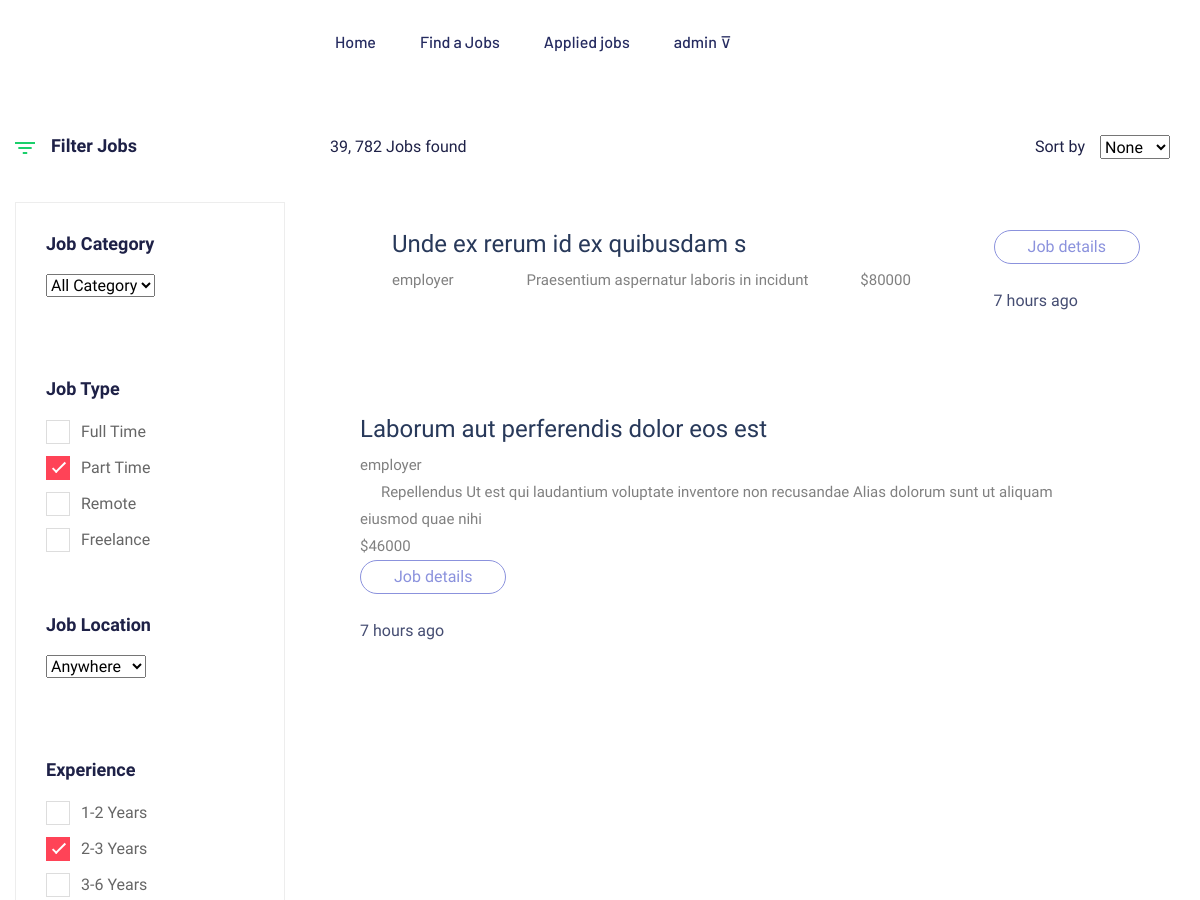
Page /candidate/jobs/all/ (signed in, upper part) on the earlier database version.
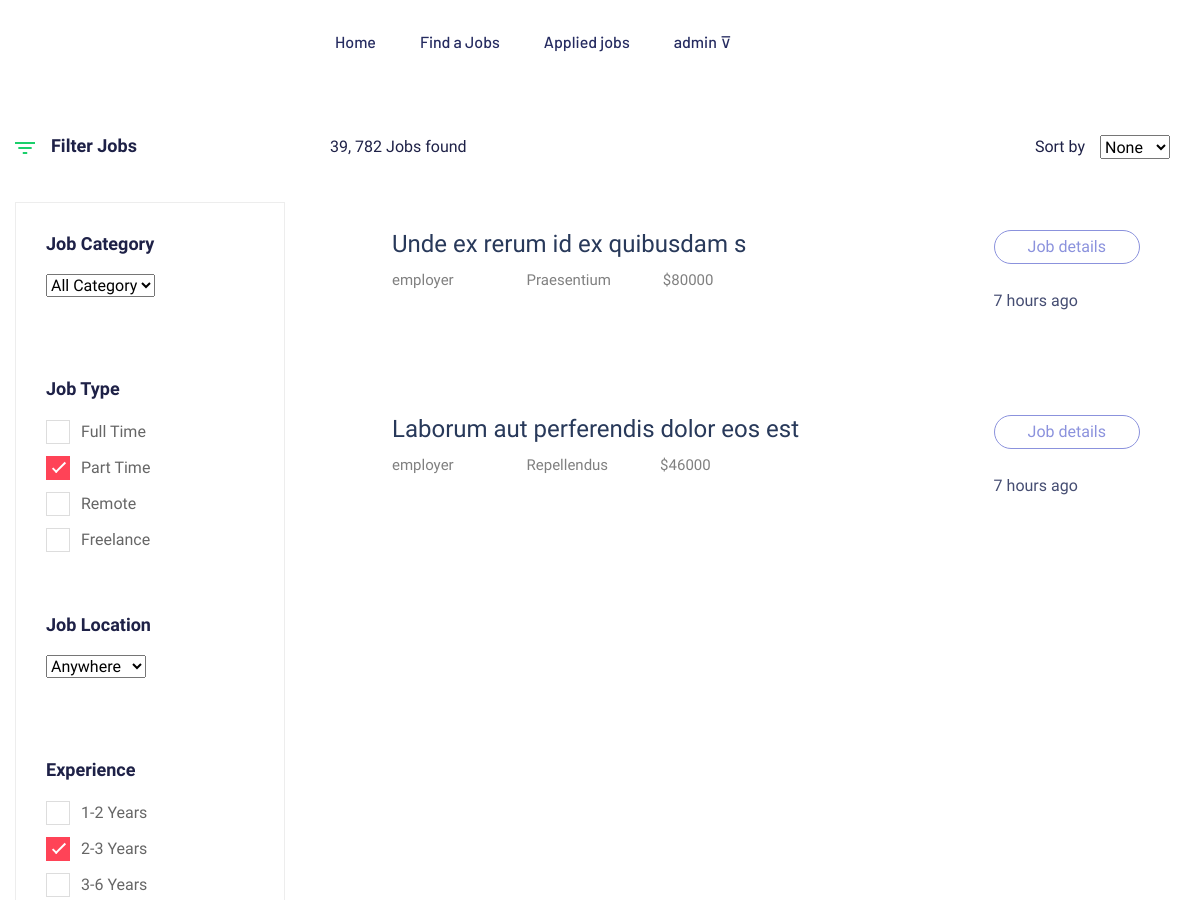
Same page on the later database version.
### employer/models.py (models this page shows, shortened)
class Jobs(models.Model):
    job_title = models.CharField(max_length=120)
    company = models.ForeignKey(CustomUser, on_delete=models.CASCADE)
    location = models.CharField(max_length=120)
    salary = models.PositiveIntegerField(null=True)
    experience = models.PositiveIntegerField(default=0)
    created_date = models.DateField(auto_now_add=True)
    last_date = models.DateField(null=True)
    is_active = models.BooleanField(default=True)

class CustomUser(AbstractUser):
    options = (
        ("employer", 'Employer'),
        ("candidate", "Candidate")
    )
    role = models.CharField(max_length=120, choices=options, default="candidate")

### candidate/views.py (the view)
# urls.py: path('jobs/all/', views.CandidateJobListView.as_view(), name="jobs-list"),
@method_decorator(signin_required, name='dispatch')
class CandidateJobListView(ListView):
    model = Jobs
    context_object_name = "jobs"
    template_name = "candidate/job_list.html"
    def get_queryset(self):
        return self.model.objects.filter(is_active=True).order_by("-created_date")

### candidate/templates/candidate/job_list.html (shortened to what the changed rows need)
{% extends 'candidate/base.html' %}
{% load static %}
{% block content %}
<main>
    <div class="job-listing-area pt-50 pb-120">
        <div class="container">
            <div class="row">
                <div class="col-xl-9 col-lg-9 col-md-8">
                    <section class="featured-job-area">
                        <div class="container">
                            {% for job in jobs %}
                            <div class="single-job-items mb-30">
                                <div class="job-items">
                                    <div class="company-img">
                                    </div>
                                    <div class="job-tittle job-tittle2">
                                        <a href="#">
                                            <h4>{{ job.job_title }}</h4>
                                        </a>
                                        <ul>
                                            <li>{{ job.company }}</li>
                                            <li><i class="fas fa-map-marker-alt"></i>{{ job.location }}</li>
                                            <li>${{ job.salary }}</li>
                                        </ul>
                                    </div>
                                </div>
                                <div class="items-link items-link2 f-right">
                                    <a href="{% url 'candidate:job-view' job.id %}">Job details</a>
                                    <span>7 hours ago</span>
                                </div>
                            </div>
                            {% endfor %}
                        </div>
                    </section>
                </div>
            </div>
        </div>
    </div>
</main>
{% endblock %}

Differences in the rows shown:
changed Jobs "Unde ex rerum id ex quibusdam s": location "Praesentium aspernatur laboris in incidunt" → "Praesentium"
changed Jobs "Laborum aut perferendis dolor eos est": location "Repellendus Ut est qui laudantium voluptate inventore non recusandae Alias dolorum sunt ut aliquam eiusmod quae nihi" → "Repellendus"
